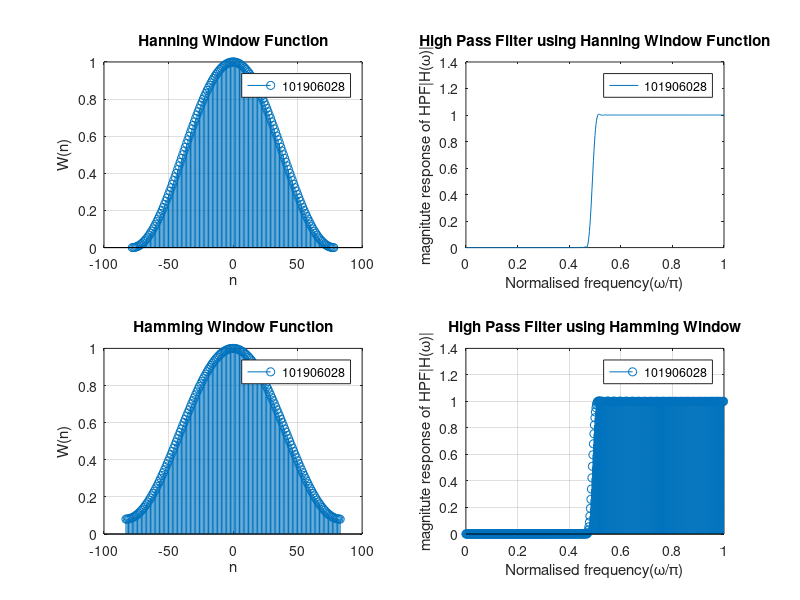

The MATLAB source for this figure:
clear all;
wp=0.51*pi;
ws=0.47*pi;
tr_width=abs(ws-wp);
wc=(wp+ws)/2;


% Hanning window

M=ceil(6.2*pi/tr_width)+1;
if(rem(M,2)==0)
    M=M+1;
end
w_n=(hann(M));
n=-(M-1)/2:(M-1)/2;
fc=wc/(2*pi);
hd=-2*fc*(sinc(2*fc*n));
hd(((M-1)/2)+1)=1-2*fc;
h=hd.*w_n';
[HW,WW]=freqz(h,1);
subplot(2,2,1);
stem(n,w_n);
title('Hanning Window Function')
xlabel('n');
legend('101906028') ;
ylabel('W(n)');
grid on;
subplot(2,2,2);
plot(WW./pi,abs(HW));
title('High Pass Filter using Hanning Window Function')
legend('101906028') ;
xlabel('Normalised frequency(\omega/\pi)');
ylabel('magnitute response of HPF|H(\omega)|');


%Hamming window

M=ceil(6.6*pi/tr_width)+1;
if(rem(M,2)==0)
    M=M+1;
end
w_n=(hamming(M));
n=-(M-1)/2:(M-1)/2;
fc=wc/(2*pi);
hd=-2*fc*(sinc(2*fc*n));
hd(((M-1)/2)+1)=1-2*fc;
h=hd.*w_n';
[HW,WW]=freqz(h,1);
subplot(2,2,3);
stem(n,w_n);
title('Hamming Window Function')
legend('101906028') ;
xlabel('n');
ylabel('W(n)');
grid on;
subplot(2,2,4);
stem(WW./pi,abs(HW));
title('High Pass Filter using Hamming Window')
legend('101906028') ;
xlabel('Normalised frequency(\omega/\pi)');
ylabel('magnitute response of HPF|H(\omega)|');
grid on;
